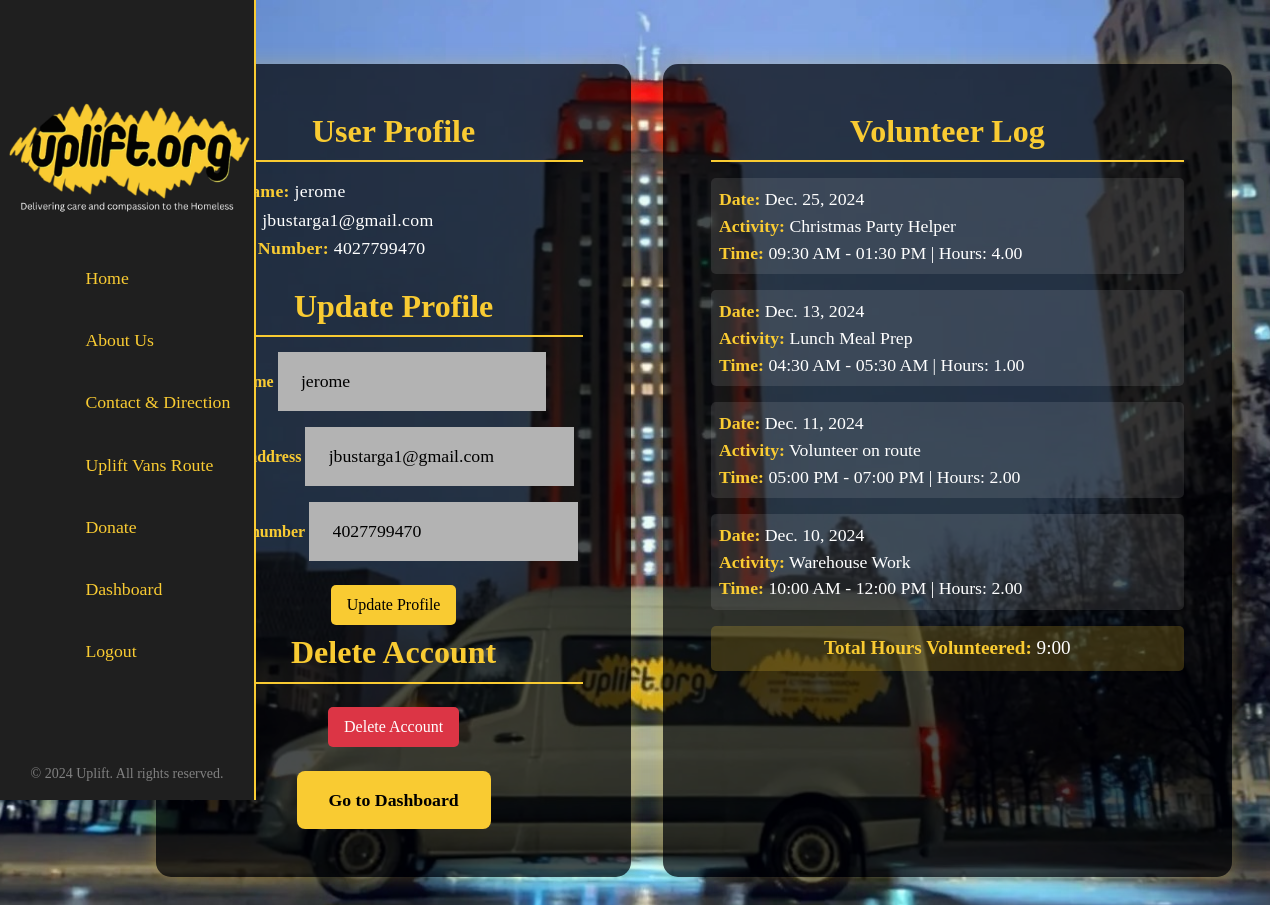
The page /uplift/profile/ (signed in) on the database its author committed.
### uplift/models.py (models this page shows, shortened)
class CustomUser(AbstractUser):
    phone_number = models.CharField(max_length=15, blank=True)

class Shift(models.Model):
    volunteer = models.ForeignKey(settings.AUTH_USER_MODEL, on_delete=models.SET_NULL, null=True, blank=True)
    start_time = models.DateTimeField()
    end_time = models.DateTimeField()
    description = models.CharField(max_length=255)
    status = models.CharField(max_length=10, choices=[('pending', 'Pending'), ('approved', 'Approved')], default='pending')

### uplift/views.py (the view)
# urls.py: path('profile/', views.profile, name='profile'),
def profile(request):
    if request.method == 'POST':
        if 'delete_account' in request.POST:
            user = request.user
            user.delete()
            messages.success(request, 'Your account has been successfully deleted.')
            return redirect('home')
        else:
            form = EditProfileForm(request.POST, instance=request.user)
            if form.is_valid():
                form.save()
                messages.success(request, 'Your profile has been updated.')
                return redirect('profile')
    else:
        form = EditProfileForm(instance=request.user)
    volunteer_logs = VolunteerLog.objects.filter(user=request.user).order_by('-date')
    total_hours_logs = VolunteerLog.objects.filter(user=request.user).aggregate(Sum('hours'))['hours__sum'] or 0
    total_hours_logs_td = timedelta(hours=total_hours_logs)
    approved_shifts = Shift.objects.filter(volunteer=request.user, status='approved').order_by('-start_time')
    total_hours_shifts = timedelta()
    shift_logs = []
    for shift in approved_shifts:
        duration = shift.end_time - shift.start_time
        hours = duration.total_seconds() // 3600 + (duration.total_seconds() % 3600) / 60 / 100
        total_hours_shifts += duration
        local_start = timezone.localtime(shift.start_time)
        local_end = timezone.localtime(shift.end_time)
        shift_logs.append({
            'date': shift.start_time.date(),
            'activity': shift.description,
            'start_time': local_start.strftime('%I:%M %p'),
            'end_time': local_end.strftime('%I:%M %p'),
            'hours': f"{hours:.2f}"
        })
    combined_logs = list(volunteer_logs) + shift_logs
    combined_logs.sort(key=lambda x: x['date'], reverse=True)
    total_hours = total_hours_logs_td + total_hours_shifts
    def format_total_hours(td):
        total_seconds = int(td.total_seconds())
        hours, remainder = divmod(total_seconds, 3600)
        minutes, _ = divmod(remainder, 60)
        return f"{hours}:{minutes:02d}"
    is_admin = request.user.is_staff
    context = {
        'form': form,
        'is_admin': is_admin,
        'volunteer_logs': combined_logs,
        'total_hours': format_total_hours(total_hours),
    }
    return render(request, 'uplift/profile.html', context)

### uplift/forms.py
class EditProfileForm(forms.ModelForm):
    class Meta:
        model = CustomUser
        fields = ['username', 'email', 'phone_number']

### uplift/templates/uplift/profile.html (shortened to what this page needs)
{% extends "uplift/base.html" %}
{% load static %}
{% block content %}
<div id="main">
    <div class="container-wrapper">
        <div class="profile-container">
            <div class="profile-section">
                <h2 class="section-title">User Profile</h2>
                <div class="profile-text">
                    <p><span class="highlight">Username:</span> {{ user.username }}</p>
                    <p><span class="highlight">Email:</span> {{ user.email }}</p>
                    <p><span class="highlight">Phone Number:</span> {{ user.phone_number|default:"Not provided" }}</p>
                </div>
                <h3 class="section-title">Update Profile</h3>
                <form method="post">
                    {% for field in form %}
                        <div class="form-group">
                            <label for="{{ field.id_for_label }}" class="highlight">{{ field.label }}</label>
                            {{ field }}
                        </div>
                    {% endfor %}
                    <button type="submit" class="btn">Update Profile</button>
                </form>
                <h3 class="section-title">Delete Account</h3>
                <form method="post">
                    <button type="submit" name="delete_account" class="btn btn-danger">Delete Account</button>
                </form>
                <a href="{% url 'dashboard' %}" class="dash" style="margin-top: 1rem;">Go to Dashboard</a>
            </div>
        </div>
<div class="volunteer-log-container">
    <div class="volunteer-log-section">
        <h2 class="section-title">Volunteer Log</h2>
        <div class="volunteer-log">
            {% if volunteer_logs %}
                {% for log in volunteer_logs %}
                    <div class="volunteer-log-item">
    <p><span class="highlight">Date:</span> {{ log.date }}</p>
    <p><span class="highlight">Activity:</span> {{ log.activity }}</p>
    <p><span class="highlight">Time:</span>
        {% if log.start_time %}
            {{ log.start_time }} - {{ log.end_time }} | Hours: {{ log.hours }}
        {% else %}
            {{ log.hours }} hours
        {% endif %}
    </p>
</div>
                {% endfor %}
            {% else %}
                <p>No volunteer activities logged yet.</p>
            {% endif %}
        </div>
        <div class="total-hours">
            <span class="highlight">Total Hours Volunteered:</span> {{ total_hours }}
        </div>
    </div>
</div>
    </div>
</div>
{% endblock %}

### uplift/static/uplift/css/styles.css (style rules this page uses)
:root { --primary: 47, 92%, 59%; --background: 0, 0%, 20%; --background-secondary: 0, 0%, 12%; --background-secondary-dark: 0, 0%, 5%; --background-secondary-light: 0, 0%, 25%; --text-primary: 0, 0%, 100%; --black: 0, 0%, 0%; --white: 0, 0%, 100%; --quite-gray: 0, 0%, 50%; --grooble: 0, 0%, 70%; --heading-large: 5.6rem; --heading-medium: 3.6rem; --heading-small: 2.4rem; --paragraph: 1.11rem; --navbar-buttons: 2.4rem; --transition-main: .175, .685, .32; --font-main: "Poppins"; }
h2 { font-size: var(--heading-medium); }
h3 { font-size: var(--heading-small); }
h1, h2 { font-weight: 900; }
h3, h4, h5, h6 { font-weight: 800; }
p { margin: 0; font-size: var(--paragraph); }
a { color: hsla(var(--primary), 1); font-size: var(--paragraph); text-decoration: underline; }
button { padding: .8em 1.2em; border: 1px solid hsl(var(--black)); background-color: hsl(var(--background)); font-size: var(--paragraph); cursor: pointer; outline: none; }
form { margin: 0; }
input { padding: .8em 1.2em; font-size: var(--paragraph); background-color: hsl(var(--grooble)); border: 2px solid hsl(var(--grooble)); outline: none; }
input, textarea { transition: all .2s ease-in-out; }
@media only screen and (max-width: 1660px) { :root { --heading-large: 5.4rem; --heading-medium: 3.4rem; --heading-small: 2.2rem; } }
@media only screen and (max-width: 1456px) { :root { --heading-large: 5.2rem; --heading-medium: 3.2rem; --heading-small: 2rem; } }

### uplift/templates/uplift/profile.html (style rules this page uses)
#main { margin-left: 4em; display: flex; justify-content: center; align-items: flex-start; min-height: 100vh; padding: 2rem 0; }
.container-wrapper { display: flex; justify-content: space-between; width: 95%; max-width: 1600px; gap: 2rem; }
.profile-container { width: 500px; padding: 2rem; text-align: center; background-color: rgba(0, 0, 0, 0.7); color: #fff; border-radius: 15px; box-shadow: 0 0 20px rgba(249, 203, 50, 0.3); }
.volunteer-log-container { width: 600px; padding: 2rem; text-align: center; background-color: rgba(0, 0, 0, 0.7); color: #fff; border-radius: 15px; box-shadow: 0 0 20px rgba(249, 203, 50, 0.3); }
.profile-section, .volunteer-log-section { margin: 0 auto; padding: 1rem; }
.profile-text { font-size: 16px; line-height: 1.6; letter-spacing: 0.3px; margin-bottom: 1.5rem; text-align: left; }
.highlight { color: #f9cb32; font-weight: bold; }
.section-title { color: #f9cb32; border-bottom: 2px solid #f9cb32; padding-bottom: 10px; margin-bottom: 15px; font-size: 2em; }
.form-group { margin-bottom: 1rem; text-align: left; }
.btn { display: inline-block; padding: 0.5rem 1rem; background-color: #f9cb32; color: #000; border: none; border-radius: 5px; cursor: pointer; transition: background-color 0.3s; text-decoration: none; margin: 0.5rem; }
.btn-danger { background-color: #dc3545; color: #fff; }
.volunteer-log { text-align: left; margin-top: 1rem; }
.volunteer-log-item { margin-bottom: 1rem; padding: 0.5rem; background-color: rgba(255, 255, 255, 0.1); border-radius: 5px; }
.total-hours { font-size: 1.2em; margin-top: 1rem; padding: 0.5rem; background-color: rgba(249, 203, 50, 0.2); border-radius: 5px; }
a.dash { background-color: #f9cb32; color: black; display: inline-block; padding: 1rem 2rem; border-radius: 0.5rem; text-decoration: none; transition: background-color 0.3s ease, color 0.3s ease; font-weight: bold; }

### rows shown on the page
CustomUser: username "jerome", email "jbustarga1@gmail.com", phone_number "4027799470", form "jerome" "jbustarga1@gmail.com" "4027799470"
Shift: date "Dec. 25, 2024", activity "Christmas Party Helper", start_time "09:30 AM", end_time "01:30 PM", hours "4.00"
Shift: date "Dec. 13, 2024", activity "Lunch Meal Prep", start_time "04:30 AM", end_time "05:30 AM", hours "1.00"
Shift: date "Dec. 11, 2024", activity "Volunteer on route", start_time "05:00 PM", end_time "07:00 PM", hours "2.00"
Shift: date "Dec. 10, 2024", activity "Warehouse Work", start_time "10:00 AM", end_time "12:00 PM", hours "2.00"

### other values the page prints
{{ field.label }} "Username" "Email address" "Phone number"
{{ total_hours }} "9:00"
